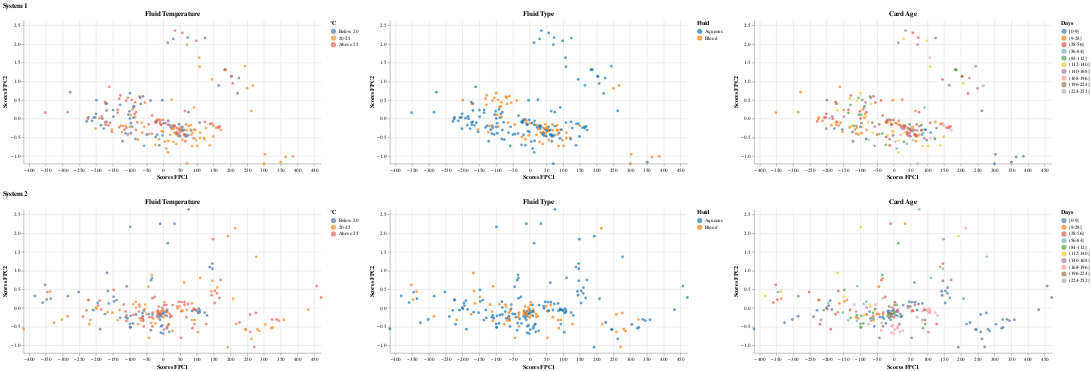

The notebook cell this image was saved under:
### Markdown cell above
### System 1 versus System 2: Sensor B - Sample Window

### Code cell
pc_scores_s1_B_sample_window, pc_scores_s2_B_sample_window,fpca_s1_B_sample_window,fpca_s2_B_sample_window = fpca_two_inputs(B1_sample_window_combine_balanced.iloc[:,:-6], B2_sample_window_combine_balanced.iloc[:,:-6], color_fpc1_s1='tab:blue', color_fpc2_s1='tab:cyan', color_fpc1_s2='tab:orange', color_fpc2_s2='gold')
print("--------------------------------------------------- Bootstrap -------------------------------------------------------------------------------------------")
bs1,bs2 = bootstrap(B1_sample_window_combine_balanced, B2_sample_window_combine_balanced, "B","sample_window",features="FluidTempBin")
print("--------------------------------------------------- PCA Scores -------------------------------------------------------------------------------------------")
create_pc_scores_plots(pc_scores_s1_B_sample_window, pc_scores_s2_B_sample_window, B1_sample_window_combine_balanced, B2_sample_window_combine_balanced,features="FluidTempBin")

### Figure 1 — Vega-Lite specification as saved in the notebook (floating-point values rounded to 4 significant figures; data arrays with more than 128 entries replaced by an {"elided": "..."} marker saying what was removed)
{"config": {"view": {"continuousWidth": 300, "continuousHeight": 300, "stroke": null}}, "vconcat": [{"hconcat": [{"mark": {"type": "circle"}, "encoding": {"color": {"field": "FluidTempBin", "scale": {"domain": ["Below 20", "20-25", "Above 25"], "range": ["#4e79a7", "#f28e2b", "#e16759"]}, "sort": ["Below 20", "20-25", "Above 25"], "title": "°C", "type": "ordinal"}, "tooltip": [{"field": "TestID", "type": "quantitative"}, {"field": "PC1_Scores", "type": "quantitative"}, {"field": "PC2_Scores", "type": "quantitative"}, {"field": "FluidTempBin", "title": "Fluid Temperature", "type": "ordinal"}], "x": {"field": "PC1_Scores", "scale": {"domain": [-416.4, 470.8]}, "title": "Scores FPC1", "type": "quantitative"}, "y": {"field": "PC2_Scores", "scale": {"domain": [-1.207, 2.644]}, "title": "Scores FPC2", "type": "quantitative"}}, "height": 280, "title": "Fluid Temperature", "width": 580}, {"mark": {"type": "circle"}, "encoding": {"color": {"field": "FluidTypeBin", "scale": {"scheme": "category10"}, "title": "Fluid", "type": "nominal"}, "tooltip": [{"field": "TestID", "type": "quantitative"}, {"field": "PC1_Scores", "type": "quantitative"}, {"field": "PC2_Scores", "type": "quantitative"}, {"field": "FluidTypeBin", "title": "Fluid Type", "type": "nominal"}], "x": {"field": "PC1_Scores", "scale": {"domain": [-416.4, 470.8]}, "title": "Scores FPC1", "type": "quantitative"}, "y": {"field": "PC2_Scores", "scale": {"domain": [-1.207, 2.644]}, "title": "Scores FPC2", "type": "quantitative"}}, "height": 280, "title": "Fluid Type", "width": 580}, {"mark": {"type": "circle"}, "encoding": {"color": {"field": "CardAgeBin", "scale": {"scheme": "tableau10"}, "sort": ["[0-9]", "(9-28]", "(28-56]", "(56-84]", "(84-112]", "(112-140]", "(140-168]", "(168-196]", "(196-224]", "(224-252]"], "title": "Days", "type": "ordinal"}, "tooltip": [{"field": "TestID", "type": "quantitative"}, {"field": "PC1_Scores", "type": "quantitative"}, {"field": "PC2_Scores", "type": "quantitative"}, {"field": "CardAgeBin", "title": "Card Age", "type": "ordinal"}], "x": {"field": "PC1_Scores", "scale": {"domain": [-416.4, 470.8]}, "title": "Scores FPC1", "type": "quantitative"}, "y": {"field": "PC2_Scores", "scale": {"domain": [-1.207, 2.644]}, "title": "Scores FPC2", "type": "quantitative"}}, "height": 280, "title": "Card Age", "width": 580}], "data": {"name": "data-e9bbe7a72120e345399a63659d2235e5"}, "resolve": {"scale": {"color": "independent"}}, "title": "System 1"}, {"hconcat": [{"mark": {"type": "circle"}, "encoding": {"color": {"field": "FluidTempBin", "scale": {"domain": ["Below 20", "20-25", "Above 25"], "range": ["#4e79a7", "#f28e2b", "#e16759"]}, "sort": ["Below 20", "20-25", "Above 25"], "title": "°C", "type": "ordinal"}, "tooltip": [{"field": "TestID", "type": "quantitative"}, {"field": "PC1_Scores", "type": "quantitative"}, {"field": "PC2_Scores", "type": "quantitative"}, {"field": "FluidTempBin", "title": "Fluid Temperature", "type": "ordinal"}], "x": {"field": "PC1_Scores", "scale": {"domain": [-416.4, 470.8]}, "title": "Scores FPC1", "type": "quantitative"}, "y": {"field": "PC2_Scores", "scale": {"domain": [-1.207, 2.644]}, "title": "Scores FPC2", "type": "quantitative"}}, "height": 280, "title": "Fluid Temperature", "width": 580}, {"mark": {"type": "circle"}, "encoding": {"color": {"field": "FluidTypeBin", "scale": {"scheme": "category10"}, "title": "Fluid", "type": "nominal"}, "tooltip": [{"field": "TestID", "type": "quantitative"}, {"field": "PC1_Scores", "type": "quantitative"}, {"field": "PC2_Scores", "type": "quantitative"}, {"field": "FluidTypeBin", "title": "Fluid Type", "type": "nominal"}], "x": {"field": "PC1_Scores", "scale": {"domain": [-416.4, 470.8]}, "title": "Scores FPC1", "type": "quantitative"}, "y": {"field": "PC2_Scores", "scale": {"domain": [-1.207, 2.644]}, "title": "Scores FPC2", "type": "quantitative"}}, "height": 280, "title": "Fluid Type", "width": 580}, {"mark": {"type": "circle"}, "encoding": {"color": {"field": "CardAgeBin", "scale": {"scheme": "tableau10"}, "sort": ["[0-9]", "(9-28]", "(28-56]", "(56-84]", "(84-112]", "(112-140]", "(140-168]", "(168-196]", "(196-224]", "(224-252]"], "title": "Days", "type": "ordinal"}, "tooltip": [{"field": "TestID", "type": "quantitative"}, {"field": "PC1_Scores", "type": "quantitative"}, {"field": "PC2_Scores", "type": "quantitative"}, {"field": "CardAgeBin", "title": "Card Age", "type": "ordinal"}], "x": {"field": "PC1_Scores", "scale": {"domain": [-416.4, 470.8]}, "title": "Scores FPC1", "type": "quantitative"}, "y": {"field": "PC2_Scores", "scale": {"domain": [-1.207, 2.644]}, "title": "Scores FPC2", "type": "quantitative"}}, "height": 280, "title": "Card Age", "width": 580}], "data": {"name": "data-f3efed72709d9595a1f1c6824e1bff70"}, "resolve": {"scale": {"color": "independent"}}, "title": "System 2"}], "$schema": "https://vega.github.io/schema/vega-lite/v5.8.0.json", "datasets": {"data-e9bbe7a72120e345399a63659d2235e5": {"elided": "216 records"}, "data-f3efed72709d9595a1f1c6824e1bff70": {"elided": "216 records"}}}
